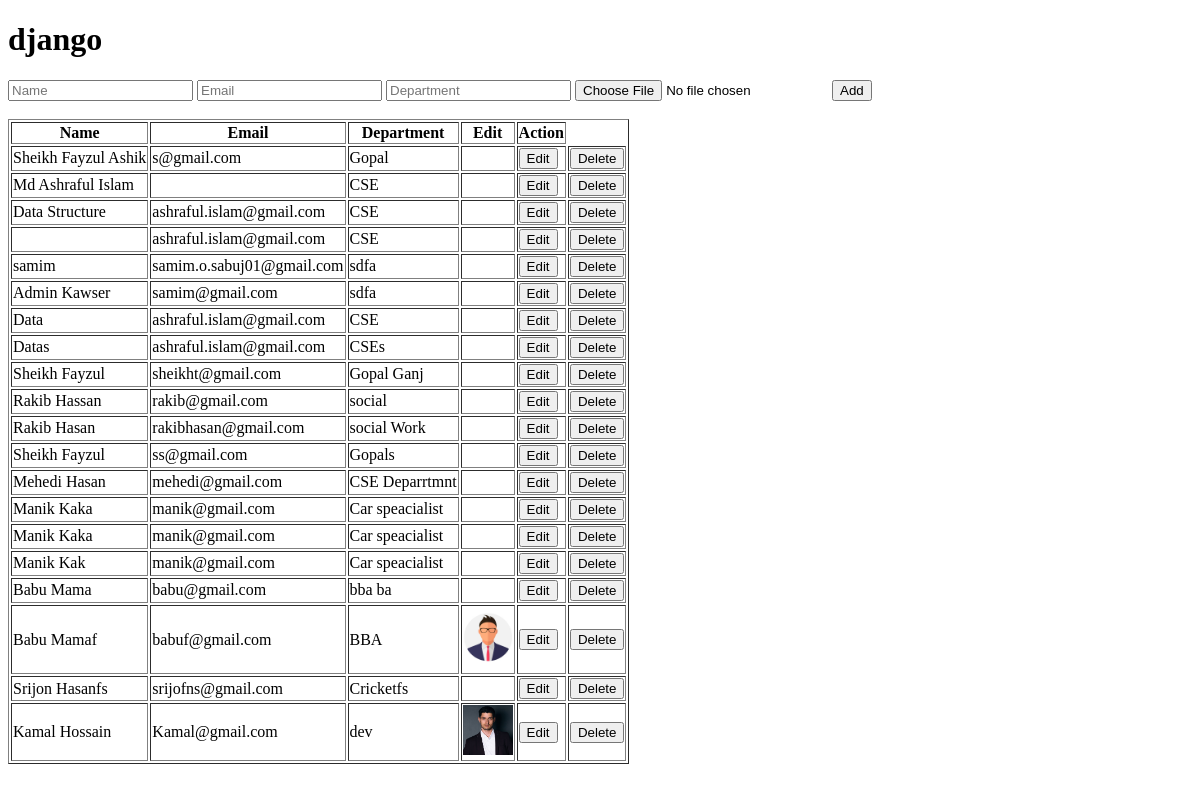
Before: / with the older database file.
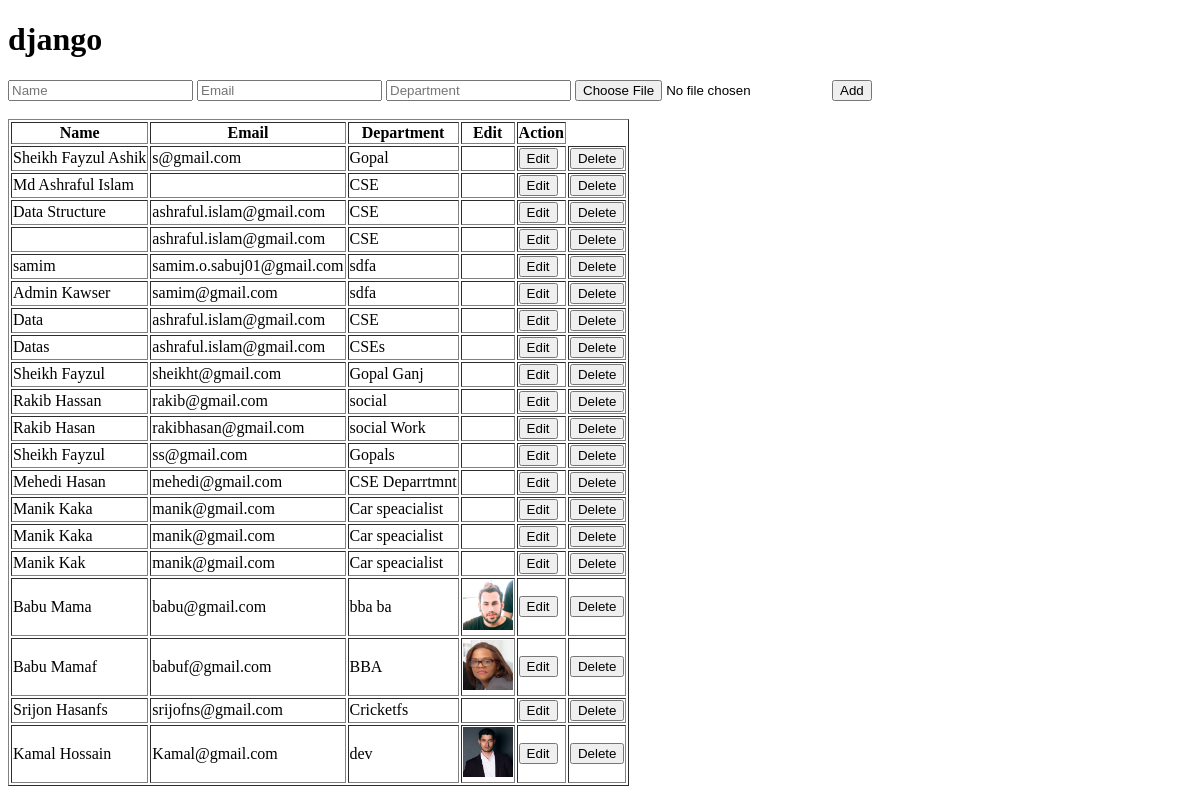
After: the same page with the newer database file.
### app/models.py (models this page shows, shortened)
class Student(models.Model):
    name = models.CharField(max_length=30)
    email = models.EmailField()
    department = models.CharField(max_length=30)
    image = models.ImageField(upload_to='media', null=True)

### app/views.py (the view, shortened to what this page needs)
# urls.py: path('', views.home, name='home' ),
def home(request):
    students = Student.objects.all()
    context = {
        'stu' : students
    }
    return render(request, 'index.html', context)

### templates/index.html (shortened to what this page needs)
<!DOCTYPE html>
<html lang="en">
<head>
</head>
<body>
    <h1>django</h1>
    <form action="{% url 'home' %}" method="POST" enctype="multipart/form-data">
        <input type="text" name="name" id="" placeholder="Name">
        <input type="email" name="email" id="" placeholder="Email">
        <input type="text" name="department" id="" placeholder="Department">
        <input type="file" name="image" id="">
        <button type="submit">Add</button>
    </form>
    <br>
    <table border="1">
        <tr>
            <th>Name</th>
            <th>Email</th>
            <th>Department</th>
            <th>Edit</th>
            <th>Action</th>
        </tr>
        {% for s in stu %}
        <tr>
            <td>{{s.name}}</td>
            <td>{{s.email}}</td>
            <td>{{s.department}}</td>
            <td><img style='width: 50px' src="/{{s.image}}" alt=""></td>
            <td><a href="{% url 'editPage' s.id %}"><button type="button">Edit</button></a></td>
            <td><a href="{% url 'deletePage' s.id %}"><button type="button">Delete</button></a></td>
        </tr>
        {% endfor %}
    </table>
</body>
</html>

Changed rows visible on the page:
changed Student "Babu Mama": image: picture added
changed Student "Babu Mamaf": image: picture added in place of a placeholder
